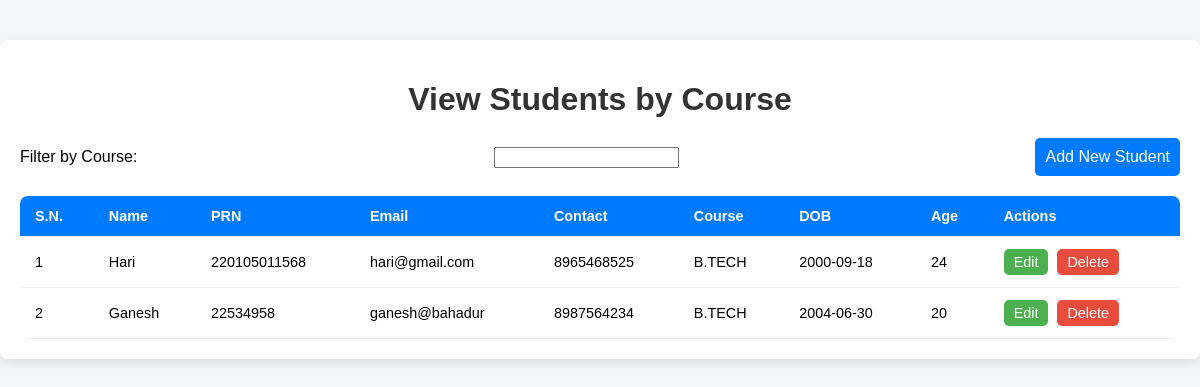
The app's page /view_students/B.TECH with its own data.
### tables this page shows
CREATE TABLE students (
            id INTEGER PRIMARY KEY AUTOINCREMENT,
            student_name TEXT NOT NULL,
            prn TEXT UNIQUE NOT NULL,
            email TEXT NOT NULL,
            contact TEXT,
            course TEXT,
            dob DATE,
            age INTEGER
        );

### app.py (the view)
@app.route('/view_students/<course>')
def view_students(course):
    try:
        conn = get_db_connection()
        students = conn.execute('SELECT * FROM students WHERE course = ?', (course,)).fetchall()
        conn.close()
        return render_template('view_students.html', students=students, course=course)
    except sqlite3.Error as e:
        print("An error occurred while fetching students by course:", e)
        return redirect(url_for('index'))

### app.py (called while the page is built)
def get_db_connection():
    try:
        conn = sqlite3.connect('database/student_management.db')
        conn.row_factory = sqlite3.Row
        return conn
    except sqlite3.Error as e:
        print("An error occurred while connecting to the database:", e)
        return None

### templates/view_students.html (shortened to what this page needs)
<!DOCTYPE html>
<html lang="en">
<head>
    <link rel="stylesheet" href="/static/css/style.css">
</head>
<body>
    <div class="container">
        <h1>View Students by Course</h1>
        <div class="filter-container">
            <label for="courseFilter">Filter by Course:</label>
                <input type="text" id="courseFilter" name="courseFilter" required>
                <button onclick="location.href='/add_student'">Add New Student</button>
        </div>
        <table class="student-table">
            <thead>
                <tr>
                    <th>S.N.</th>
                    <th>Name</th>
                    <th>PRN</th>
                    <th>Email</th>
                    <th>Contact</th>
                    <th>Course</th>
                    <th>DOB</th>
                    <th>Age</th>
                    <th>Actions</th>
                </tr>
            </thead>
            <tbody>
                {% if students %}
                    {% for student in students %}
                    <tr>
                        <td>{{ loop.index }}</td>
                        <td>{{ student['student_name'] }}</td>
                        <td>{{ student['prn'] }}</td>
                        <td>{{ student['email'] }}</td>
                        <td>{{ student['contact'] }}</td>
                        <td>{{ student['course'] }}</td>
                        <td>{{ student['dob'] }}</td>
                        <td>{{ student['age'] }}</td>
                        <td>
                            <a href="/edit_student/{{ student['id'] }}">Edit</a>
                            <form action="/delete_student/{{ student['id'] }}" method="POST" style="display:inline;">
                                <button type="submit" onclick="return confirm('Are you sure you want to delete this student?')">Delete</button>
                            </form>
                        </td>
                    </tr>
                    {% endfor %}
                {% else %}
                    <tr>
                        <td colspan="9" style="text-align:center;">No students found in this course.</td>
                    </tr>
                {% endif %}
            </tbody>
        </table>
    </div>
</body>
</html>

### static/css/style.css (style rules this page uses)
body { font-family: Arial, sans-serif; background-color: #f4f7fa; margin: 0; padding: 0; }
.container { max-width: 1200px; margin: auto; padding: 20px; background-color: #ffffff; border-radius: 8px; box-shadow: 0px 4px 12px rgba(0, 0, 0, 0.1); margin-top: 40px; }
h1, h2 { text-align: center; color: #333; margin-bottom: 20px; }
.student-form, form { display: flex; flex-direction: column; gap: 15px; }
.student-form input, form input, form select, button { padding: 10px; font-size: 1rem; border: 1px solid #ccc; border-radius: 5px; }
.student-form button, button { background-color: #007bff; color: #fff; border: none; cursor: pointer; transition: background-color 0.3s ease; }
.filter-section, .filter-container { display: flex; justify-content: space-between; align-items: center; margin-bottom: 20px; }
.student-table { width: 100%; border-collapse: collapse; margin-top: 10px; font-size: 0.9rem; background-color: #fff; border-radius: 8px; overflow: hidden; }
.student-table thead { background-color: #007bff; color: white; }
.student-table th, .student-table td { padding: 12px 15px; border-bottom: 1px solid #eee; text-align: left; }
.student-table td a, .student-table td button { padding: 5px 10px; font-size: 0.9rem; border-radius: 5px; text-decoration: none; transition: 0.3s ease; margin-right: 5px; }
.student-table td a { background-color: #4CAF50; color: #fff; }
.student-table td button { background-color: #e74c3c; color: #fff; border: none; cursor: pointer; }

### records on screen
students: student_name "Hari", prn "220105011568", email "hari@gmail.com", contact "8965468525", course "B.TECH", dob "2000-09-18", age "24"
students: student_name "Ganesh", prn "22534958", email "ganesh@bahadur", contact "8987564234", course "B.TECH", dob "2004-06-30", age "20"
